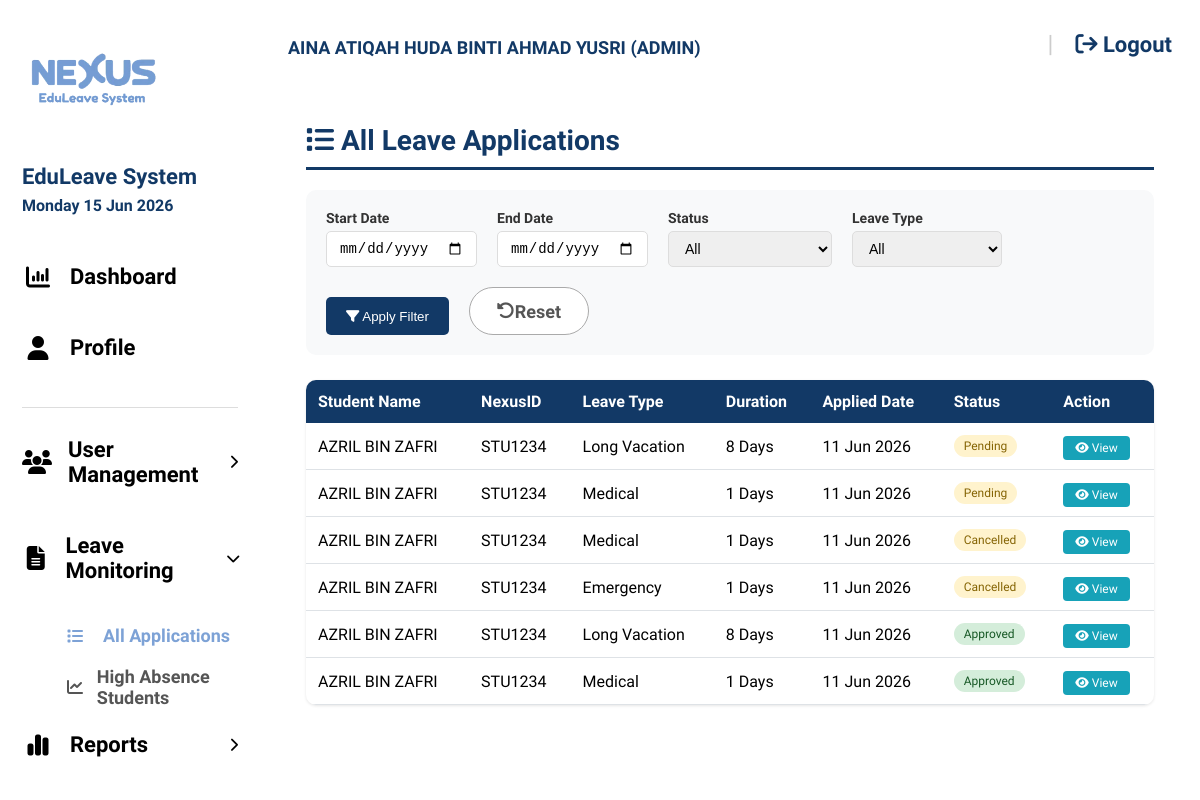
The page /all_applications.php (signed in) on the database its author committed.
### tables this page shows
CREATE TABLE `leave_applications` (
  `id` int(11) NOT NULL,
  `student_id` int(11) NOT NULL,
  `leave_type` varchar(50) NOT NULL,
  `start_date` date NOT NULL,
  `end_date` date NOT NULL,
  `duration` varchar(50) NOT NULL,
  `reason` text NOT NULL,
  `student_section` varchar(10) DEFAULT NULL,
  `mc_file` varchar(255) DEFAULT NULL,
  `status` varchar(20) DEFAULT 'Pending',
  `form_token` varchar(100) DEFAULT NULL,
  `form_generated_at` datetime DEFAULT NULL,
  `rejection_reason` text DEFAULT NULL,
  `created_at` timestamp NOT NULL DEFAULT current_timestamp(),
  `evidence_file` varchar(255) DEFAULT NULL,
  `selected_lecturers` text DEFAULT NULL,
  `student_statement` text DEFAULT NULL,
  `student_signature` varchar(255) DEFAULT NULL,
  `course` varchar(255) DEFAULT NULL,
  `phone_number` varchar(50) DEFAULT NULL,
  `subject_name` varchar(255) DEFAULT NULL
);

CREATE TABLE `users` (
  `id` int(11) NOT NULL,
  `full_name` varchar(255) NOT NULL,
  `nexus_id` varchar(50) NOT NULL,
  `email` varchar(100) NOT NULL,
  `username` varchar(100) NOT NULL,
  `password` varchar(255) NOT NULL,
  `role` varchar(20) NOT NULL,
  `status` enum('active','inactive') DEFAULT 'active',
  `lecturer_id` int(11) DEFAULT NULL,
  `created_at` timestamp NOT NULL DEFAULT current_timestamp()
);

### all_applications.php (the view, shortened to what this page needs)
<?php
include 'db_config.php';
$user = $_SESSION['user'];
$start_date = $_GET['start_date'] ?? '';
$end_date = $_GET['end_date'] ?? '';
$status_filter = $_GET['status'] ?? 'all';
$leave_type_filter = $_GET['leave_type'] ?? 'all';
$sql = "SELECT la.*, u.full_name as student_name, u.nexus_id
        FROM leave_applications la
        JOIN users u ON la.student_id = u.id
        WHERE 1=1";
$sql .= " ORDER BY la.created_at DESC";
$applications = mysqli_query($conn, $sql);
?>
<!DOCTYPE html>
<html lang="en">
<head>
    <link rel="stylesheet" href="style.css">
    <link rel="stylesheet" href="https://cdnjs.cloudflare.com/ajax/libs/font-awesome/6.5.1/css/all.min.css">
</head>
<body class="dashboard-page">
<div class="sidebar">
    <img src="images/logo.png" class="sidebar-logo">
    <div class="sidebar-title">EduLeave System</div>
    <div class="sidebar-date"><?php echo date("l d M Y"); ?></div>
    <nav class="nav-menu">
        <a href="dashboard_admin.php" class="nav-link">
            <i class="fa-solid fa-chart-column nav-fa"></i> Dashboard
        </a>
        <a href="profile_admin.php" class="nav-link">
            <i class="fa-solid fa-user nav-fa"></i> Profile
        </a>
        <div class="sidebar-divider"></div>
        <div class="nav-item has-submenu" onclick="toggleSubmenu(this)">
            <div class="nav-link">
                <i class="fa-solid fa-users nav-fa"></i> User Management
                <i class="fa-solid fa-chevron-right chevron"></i>
            </div>
        </div>
        <div class="nav-item has-submenu submenu-open" onclick="toggleSubmenu(this)">
            <div class="nav-link">
                <i class="fa-solid fa-file-alt nav-fa"></i> Leave Monitoring
                <i class="fa-solid fa-chevron-right chevron"></i>
            </div>
            <div class="submenu">
                <a href="all_applications.php" class="active-sub"><i class="fa-solid fa-list"></i> All Applications</a>
                <a href="high_absence_students.php"><i class="fa-solid fa-chart-line"></i> High Absence Students</a>
            </div>
        </div>
        <div class="nav-item has-submenu" onclick="toggleSubmenu(this)">
            <div class="nav-link">
                <i class="fa-solid fa-chart-simple nav-fa"></i> Reports
                <i class="fa-solid fa-chevron-right chevron"></i>
            </div>
        </div>
        <div class="nav-item has-submenu" onclick="toggleSubmenu(this)">
            <div class="nav-link">
            </div>
        </div>
    </nav>
</div>
<div class="dashboard-main">
    <div class="topbar">
        <div class="topbar-name"><?php echo strtoupper($user['full_name']); ?> (ADMIN)</div>
        <div class="topbar-right">
            <span style="color:#ccc; font-size:24px;">|</span>
            <a href="logout.php" class="logout-link"><i class="fa-solid fa-arrow-right-from-bracket"></i> Logout</a>
        </div>
    </div>
    <div class="dashboard-content">
        <div class="dashboard-card">
            <div class="section-title">
                <i class="fa-solid fa-list"></i> All Leave Applications
            </div>
            <form method="GET" class="filter-bar">
                <div class="filter-group">
                    <label>Start Date</label>
                    <input type="date" name="start_date" value="<?php echo $start_date; ?>">
                </div>
                <div class="filter-group">
                    <label>End Date</label>
                    <input type="date" name="end_date" value="<?php echo $end_date; ?>">
                </div>
                <div class="filter-group">
                    <label>Status</label>
                    <select name="status">
                        <option value="all" <?php echo $status_filter == 'all' ? 'selected' : ''; ?>>All</option>
                    </select>
                </div>
                <div class="filter-group">
                    <label>Leave Type</label>
                    <select name="leave_type">
                        <option value="all" <?php echo $leave_type_filter == 'all' ? 'selected' : ''; ?>>All</option>
                    </select>
                </div>
                <div class="filter-group">
                    <button type="submit" class="filter-btn"><i class="fa-solid fa-filter"></i> Apply Filter</button>
                </div>
                <div class="filter-group">
                    <a href="all_applications.php" class="reset-btn"><i class="fa-solid fa-rotate-left"></i> Reset</a>
                </div>
            </form>
            <table class="applications-table">
                <thead>
                    <tr>
                        <th>Student Name</th>
                        <th>NexusID</th>
                        <th>Leave Type</th>
                        <th>Duration</th>
                        <th>Applied Date</th>
                        <th>Status</th>
                        <th>Action</th>
                    </tr>
                </thead>
                <tbody>
                <?php if(mysqli_num_rows($applications) > 0): ?>
                    <?php while($app = mysqli_fetch_assoc($applications)):
                        $status_class = '';
                        $status_text = '';
                        if($app['status'] == 'Pending' || $app['status'] == 'Pending_Approvals') {
                            $status_class = 'status-pending';
                            $status_text = 'Pending';
                        } elseif($app['status'] == 'Partial_Signatures') {
                            $status_class = 'status-pending';
                            $status_text = 'Partial Approvals';
                        } elseif($app['status'] == 'Approved_Form_Ready' || $app['status'] == 'Approved') {
                            $status_class = 'status-approved';
                            $status_text = 'Approved';
                        } elseif($app['status'] == 'Rejected') {
                            $status_class = 'status-rejected';
                            $status_text = 'Rejected';
                        } else {
                            $status_class = 'status-pending';
                            $status_text = $app['status'];
                        }
                    ?>
                        <tr>
                            <td><?php echo $app['student_name']; ?></td>
                            <td><?php echo $app['nexus_id']; ?></td>
                            <td><?php echo $app['leave_type']; ?></td>
                            <td><?php echo $app['duration']; ?></td>
                            <td><?php echo date("d M Y", strtotime($app['created_at'])); ?></td>
                            <td>
                                <span class="status-badge <?php echo $status_class; ?>"><?php echo $status_text; ?></span>
                            </td>
                            <td>
                                <a href="view_application.php?id=<?php echo $app['id']; ?>" class="view-btn"><i class="fa-solid fa-eye"></i> View</a>
                            </td>
                        </tr>
                    <?php endwhile; ?>
                <?php else: ?>
                    <tr>
                        <td colspan="7" style="text-align:center; padding:40px;">No leave applications found.赶
                    </tr>
                <?php endif; ?>
                </tbody>
            </table>
        </div>
    </div>
</div>
</body>
</html>

### style.css (style rules this page uses)
* { box-sizing: border-box; }
body { margin: 0; min-height: 100vh; font-family: 'Baloo 2', cursive; background: url("images/background.jpg") center/cover no-repeat fixed; }
.dashboard-page { margin: 0; display: flex; height: 100vh; }
.sidebar { width: 260px; background: white; padding: 18px 22px; display: flex; flex-direction: column; height: 100vh; overflow-y: auto; flex-shrink: 0; }
.sidebar-logo { width: 140px; margin-bottom: 8px; }
.sidebar-title { font-size: 24px; font-weight: 800; color: #123966; line-height: 1; }
.sidebar-date { font-size: 18px; font-weight: 700; color: #123966; margin-top: 8px; margin-bottom: 35px; }
.nav-link { display: flex; align-items: center; gap: 18px; text-decoration: none; color: black; font-size: 20px; font-weight: 800; margin-bottom: 18px; }
.nav-fa { width: 30px; text-align: center; font-size: 28px; }
.dashboard-main { flex: 1; display: flex; flex-direction: column; }
.topbar { height: 88px; background: white; display: flex; align-items: center; justify-content: space-between; padding: 0 28px; flex-shrink: 0; }
.topbar-name { color: #123966; font-size: 18px; font-weight: 800; }
.topbar-right { display: flex; align-items: center; gap: 22px; }
.logout-link { color: #123966; text-decoration: none; font-size: 18px; font-weight: 700; }
.dashboard-content { padding: 22px 28px; overflow: hidden; }
.dashboard-card { background: rgba(255,255,255,0.92); border-radius: 10px; padding: 18px; height: calc(100vh - 120px); overflow: hidden; }
.topbar-name { color: #123966; font-size: 18px; font-weight: 800; line-height: 1.2; padding-top: 8px; }
.dashboard-content { padding: 18px 28px; overflow-y: auto; }
.dashboard-card { height: auto; min-height: calc(100vh - 130px); overflow: visible; }
.reset-btn, .submit-btn { width: 160px !important; height: 48px !important; border: 1px solid #aaa !important; border-radius: 25px !important; background: white !important; color: #555 !important; font-size: 18px !important; font-weight: 700 !important; font-family: 'Baloo 2', cursive !important; cursor: pointer !important; display: inline-flex !important; align-items: center !important; justify-content: center !important; text-align: center !important; padding: 0 !important; margin-right: 12px !important; }
.reset-btn { width: 120px !important; }
.nav-menu { display:flex; flex-direction:column; }
.nav-link { display:flex; align-items:center; gap:16px; padding:14px 0; text-decoration:none; color:black; font-size:22px; font-weight:700; }
.nav-fa { width:28px; text-align:center; }
.status-badge { padding: 4px 10px; border-radius: 20px; font-size: 12px; font-weight: 600; display: inline-block; }
.active-sub { color: #7da2d6 !important; font-weight: bold; }
.nav-menu { display: flex; flex-direction: column; }
.nav-link { display: flex; align-items: center; gap: 16px; padding: 14px 0; text-decoration: none; color: black; font-size: 22px; font-weight: 700; }
.nav-fa { width: 32px; text-align: center; font-size: 24px; }
.submenu { margin-left: 45px; display: none; flex-direction: column; }
.submenu a { padding: 10px 0; font-size: 18px; font-weight: 600; color: #555; text-decoration: none; display: flex; align-items: center; gap: 12px; }
.submenu i { width: 24px; font-size: 16px; }
.nav-item.submenu-open .submenu { display: flex; }
.chevron { margin-left: auto; font-size: 14px; transition: transform 0.3s; }
.nav-item.submenu-open .chevron { transform: rotate(90deg); }
.sidebar-divider { height: 1px; background: #ddd; margin: 15px 0; }

### rows shown on the page
leave_applications: student.full_name "AZRIL BIN ZAFRI", student.nexus_id "STU1234", leave_type "Long Vacation", duration "8 Days", created_at "11 Jun 2026", status "Pending"
leave_applications: student.full_name "AZRIL BIN ZAFRI", student.nexus_id "STU1234", leave_type "Medical", duration "1 Days", created_at "11 Jun 2026", status "Pending"
leave_applications: student.full_name "AZRIL BIN ZAFRI", student.nexus_id "STU1234", leave_type "Medical", duration "1 Days", created_at "11 Jun 2026", status "Cancelled"
leave_applications: student.full_name "AZRIL BIN ZAFRI", student.nexus_id "STU1234", leave_type "Emergency", duration "1 Days", created_at "11 Jun 2026", status "Cancelled"
leave_applications: student.full_name "AZRIL BIN ZAFRI", student.nexus_id "STU1234", leave_type "Long Vacation", duration "8 Days", created_at "11 Jun 2026", status "Approved"
leave_applications: student.full_name "AZRIL BIN ZAFRI", student.nexus_id "STU1234", leave_type "Medical", duration "1 Days", created_at "11 Jun 2026", status "Approved"

### other values the page prints
$user['full_name'] "AINA ATIQAH HUDA BINTI AHMAD YUSRI"
